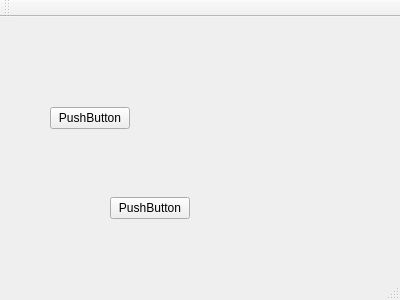
<?xml version="1.0" encoding="UTF-8"?>
<ui version="4.0">
 <class>MainWindow</class>
 <widget class="QMainWindow" name="MainWindow">
  <property name="geometry">
   <rect>
    <x>0</x>
    <y>0</y>
    <width>400</width>
    <height>300</height>
   </rect>
  </property>
  <property name="windowTitle">
   <string>MainWindow</string>
  </property>
  <widget class="QWidget" name="centralWidget">
   <widget class="QPushButton" name="pushButton">
    <property name="geometry">
     <rect>
      <x>50</x>
      <y>90</y>
      <width>80</width>
      <height>22</height>
     </rect>
    </property>
    <property name="text">
     <string>PushButton</string>
    </property>
   </widget>
   <widget class="QPushButton" name="pushButton_2">
    <property name="geometry">
     <rect>
      <x>110</x>
      <y>180</y>
      <width>80</width>
      <height>22</height>
     </rect>
    </property>
    <property name="text">
     <string>PushButton</string>
    </property>
   </widget>
  </widget>
  <widget class="QMenuBar" name="menuBar">
   <property name="geometry">
    <rect>
     <x>0</x>
     <y>0</y>
     <width>400</width>
     <height>19</height>
    </rect>
   </property>
  </widget>
  <widget class="QToolBar" name="mainToolBar">
   <attribute name="toolBarArea">
    <enum>TopToolBarArea</enum>
   </attribute>
   <attribute name="toolBarBreak">
    <bool>false</bool>
   </attribute>
  </widget>
  <widget class="QStatusBar" name="statusBar"/>
 </widget>
 <layoutdefault spacing="6" margin="11"/>
 <resources/>
 <connections/>
</ui>
